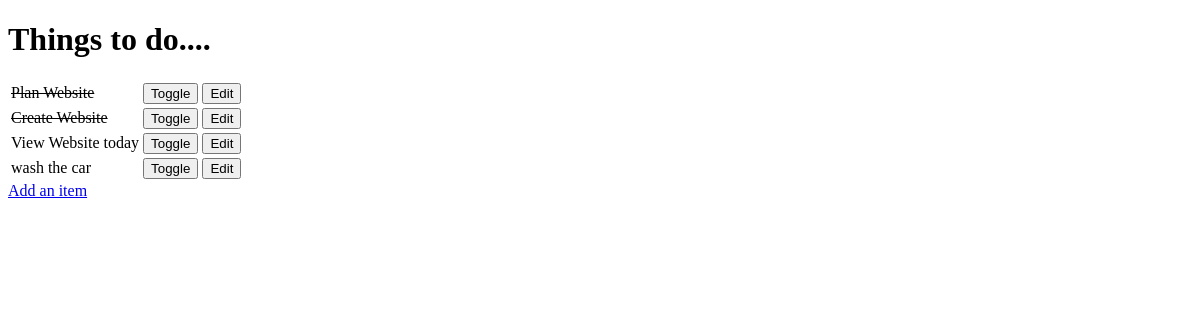
Before: / with the older database file.
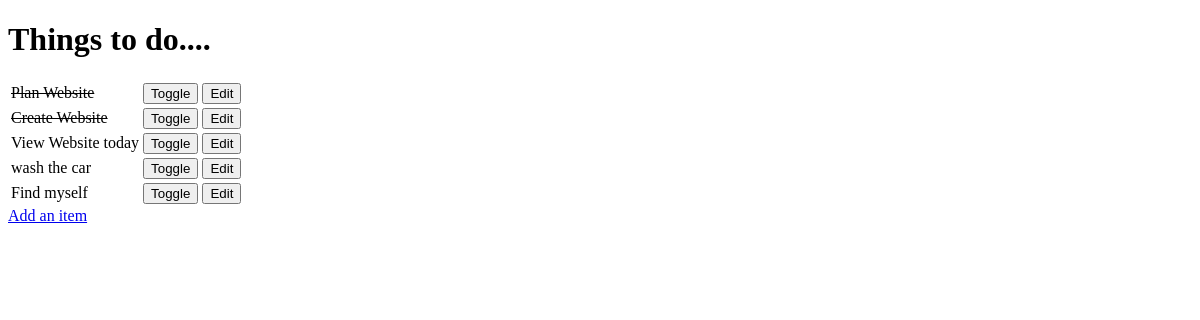
After: the same page with the newer database file.
### to_do/models.py (models this page shows, shortened)
class Item(models.Model):
    name = models.CharField(max_length=30, blank=False)
    done = models.BooleanField(blank=False, default=False)

### to_do/views.py (the view)
# urls.py: url(r'^$', get_to_do_list),
def get_to_do_list(request):
    results=Item.objects.all()
    return render(request, "to_do_list.html", {'items': results})

### to_do/templates/to_do_list.html (shortened to what this page needs)
<!DOCTYPE html>
<html lang="en">
<head>
</head>
<body>
    <h1>Things to do....</h1>
    <table>
            {% for item in items %}
            <tr>
                {% if item.done %}
                <td><strike>{{ item.name }}</strike></td>
                {% else %}
                <td>{{ item.name }}</td>
                {% endif %}
             <td>
                    <form method="POST" action="toggle/{{ item.id }}">
                        <input type="submit" value="Toggle">
                    </form>
                </td>
                <td>
                    <form method="GET" action="edit/{{ item.id }}">
                        <input type="submit" value="Edit">
                    </form>
                </td>
            </tr>
            {% empty %}
            <p>You have nothing to do.</p>
            {% endfor %}
        </table>
        <a href="add"> Add an item</a>
</body>
</html>

Changed rows visible on the page:
added Item: name "Find myself"
